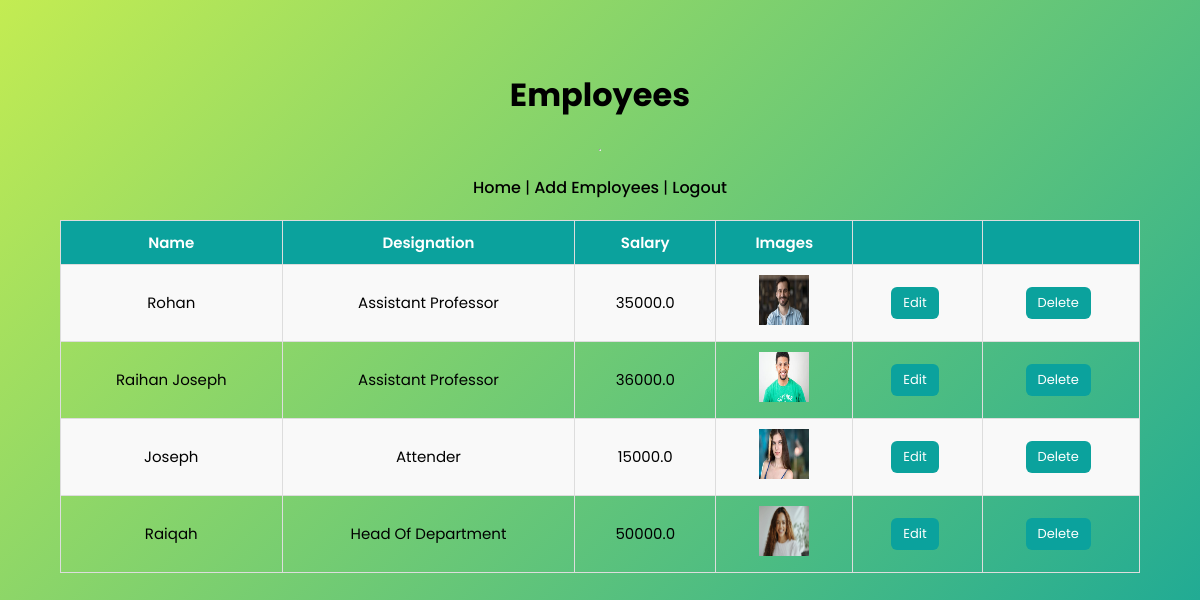
The app's page /viewemployee/ with its own data.
### myapp/models.py (models this page shows, shortened)
class Employee(models.Model):
    empid = models.AutoField(primary_key=True)
    ename = models.CharField(max_length=30,null=True)
    desg = models.CharField(max_length=30,null=True)
    salary = models.FloatField(null=True)
    image = models.FileField(upload_to='profile',null=True,blank=True)

### myapp/views.py (the view)
# urls.py: path('viewemployee/',viewemployee,name='viewemployee'),
def viewemployee(request):
    employees = Employee.objects.all()
    return render(request, 'viewemployee.html', {'employees': employees})

### myapp/templates/viewemployee.html (shortened to what this page needs)
{% load static %}
<!DOCTYPE html>
<html lang="en">
<head>
    <link rel="stylesheet" href="{% static 'css/viewemployees.css' %}">
</head>
<body>
    <h1>Employees</h1>
    <hr/>
     <div class="nav-links">
            <a href="{% url 'home' %}">Home</a> |
            <a href="{% url 'addemployee' %}">Add Employees</a> |
             <a href="{% url 'logout' %}">Logout</a>
        </div>
    <table>
        <tr>
            <th>Name</th>
            <th>Designation</th>
            <th>Salary</th>
            <th>Images</th>
            <th><th>
            </th></th>
        </tr>
        {% for employee in employees  %}
        <tr>
            <td>{{ employee.ename }}</td>
            <td>{{ employee.desg }}</td>
            <td>{{ employee.salary }}</td>
            <td><img src="{{ employee.image.url }}" alt="{{ employee.name }}" width="50px" height="50px"></td>
            <td><a href="/editemployee/{{ employee.empid }}" class='btn'>Edit</a></td>
            <td><a href="/deleteemployee/{{ employee.empid }}" class='btn'>Delete</a></td>
        </tr>
        {% endfor %}
    </table>
</body>
</html>

### static/css/viewemployees.css (style rules this page uses)
body { font-family: 'Poppins', sans-serif; background: linear-gradient(135deg, #c3ec52 0%, #0ba29d 100%); margin: 0; padding: 0; min-height: 100vh; display: flex; flex-direction: column; align-items: center; padding-top: 50px; }
table { width: 90%; border-collapse: collapse; margin-top: 20px; font-size: 15px; }
th, td { border: 1px solid #ddd; padding: 10px 14px; text-align: center; }
th { background-color: #0ba29d; color: white; font-weight: 600; }
tr:nth-child(even) { background-color: #f9f9f9; }
.btn { padding: 6px 12px; background-color: #0ba29d; border: none; color: white; border-radius: 6px; font-size: 13px; cursor: pointer; transition: background 0.3s ease; text-decoration: none; }
a.btn { display: inline-block; margin-right: 5px; }
.nav-links a { display: inline-block; margin-top: 16px; text-decoration: none; color: black; font-weight: 500; font-size: 16px; }

### records on screen
Employee: ename "Rohan", desg "Assistant Professor", salary "35000.0", image (picture)
Employee: ename "Raihan Joseph", desg "Assistant Professor", salary "36000.0", image (picture)
Employee: ename "Joseph", desg "Attender", salary "15000.0", image (picture)
Employee: ename "Raiqah", desg "Head Of Department", salary "50000.0", image (picture)
